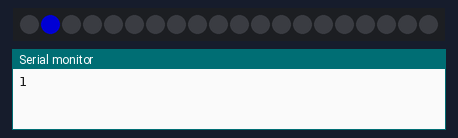
Recording of a sketch running on a simulated Arduino Uno, built with avr-gcc and run on an emulated ATmega328P. On the bench: 20 RGB LEDs in strip order, left to right, the last lines printed to the serial monitor. Dim RGB values are drawn brighter than linear.

Above: at 0.01 s.
At 0.46 s:
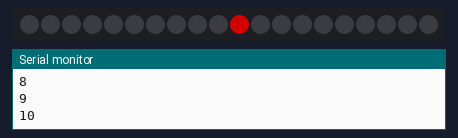
At 1.07 s:
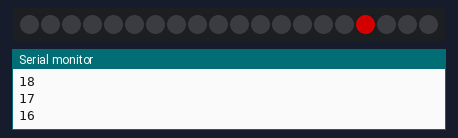
At 1.67 s:
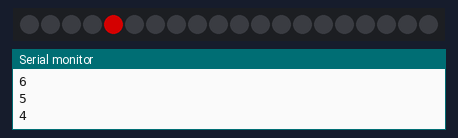
At 2.28 s:
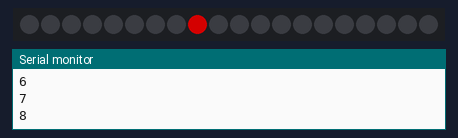

Measured:
- by itself, everything shown: repeats every 1.9 s, in 38 steps

The sketch:

FastLED_test.ino
```cpp
#include "FastSPI_LED2.h"

CRGB pixelBuffer[20];

void setup() {
  //defines pixel strip, RGB order (GRB in this case) and # of LEDs (20)
  FastLED.addLeds<LPD8806,GRB>( pixelBuffer, 20 );
  FastLED.setBrightness( 128);

  Serial.begin(19200);
}

byte i = 0;
byte direction = 1;

void loop()
{
    if( i >= 19) {
      direction = -1;
    }
    if (i <= 0) {
      direction = 1;
    }
    i = i + direction;

    //set dot at bright
    if ((i%2) > 0) {
      //alt: pixelBuffer[i].setRGB(0, 0, 255)
      //alt: hsv2rgb_rainbow( CHSV( 100, 255, 255), pixelBuffer[i] )
      pixelBuffer[i] = 0x0000FF;
    }
    else {
      pixelBuffer[i] = 0xFF0000;
    }

    //set next dot at dim

    //set previous dot at dim

    //Can't figure out how to string concatinated with byte to screen
    Serial.println(i);

    FastLED.show();
    pixelBuffer[i] = 0x000000;

    //in milliseconds
    delay(50);
}
```
